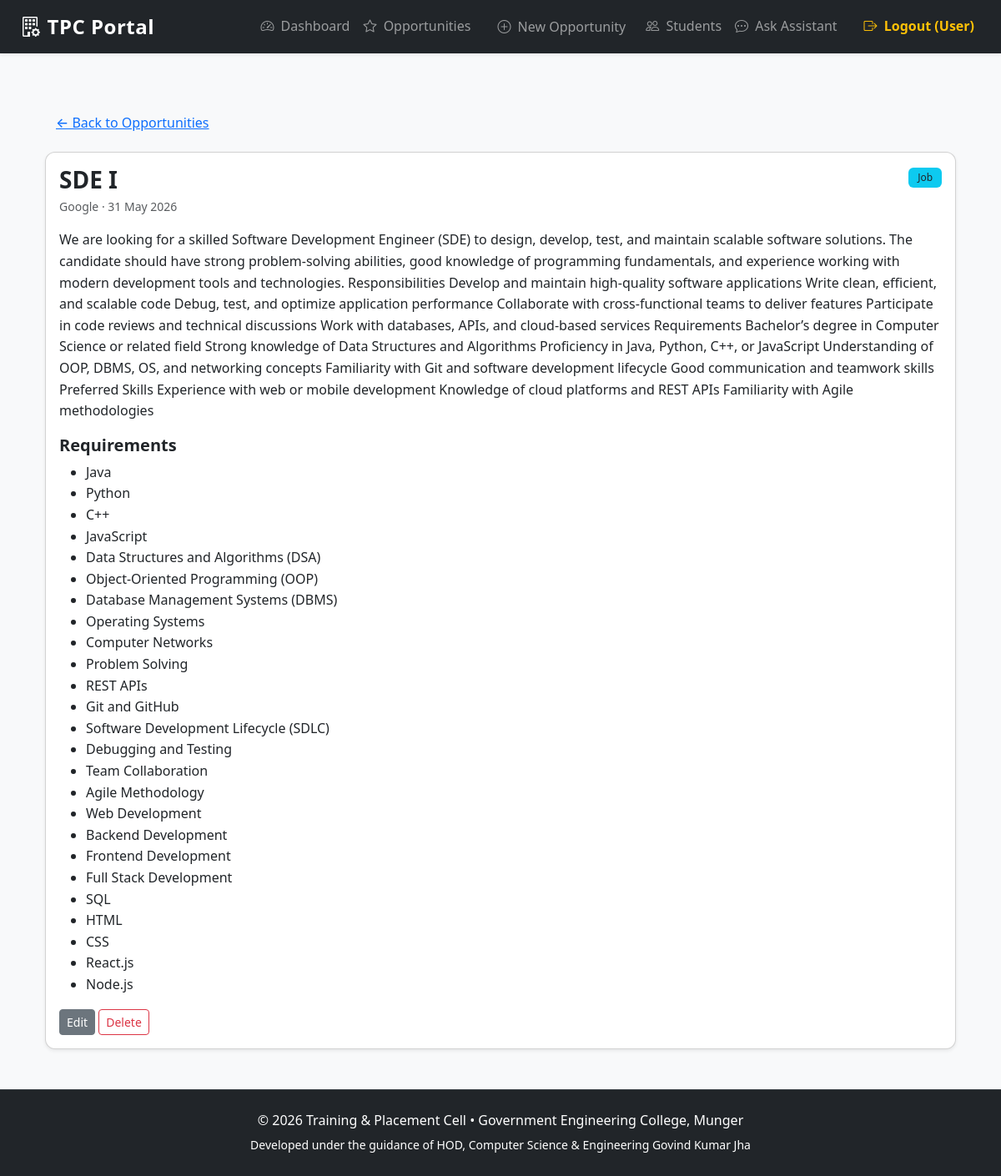
/admin/opportunity/1 (signed in), run on the app's committed database.
### app/models.py (models this page shows, shortened)
class Opportunity(db.Model):
    __tablename__ = 'opportunities'
    id = db.Column(db.Integer, primary_key=True)
    title = db.Column(db.String(200), nullable=False)
    type = db.Column(db.String(50), nullable=False)  # e.g. Job, Internship, Session, Hackathon, Bootcamp, Seminar
    organizer = db.Column(db.String(150))
    company_name = db.Column(db.String(150))
    description = db.Column(db.Text)
    requirements = db.Column(db.Text)  # JSON string or newline-separated list
    date = db.Column(db.DateTime)
    mode = db.Column(db.String(50))
    ctc = db.Column(db.String(50))  # e.g. "12 LPA", "500/month"
    min_cgpa = db.Column(db.Float)  # Minimum CGPA required
    allowed_branches = db.Column(db.Text)  # comma-separated
    deadline = db.Column(db.DateTime)  # Application deadline
    created_at = db.Column(db.DateTime, default=datetime.utcnow)
    def get_requirements_list(self):
        if not self.requirements:
            return []
        try:
            import json
            data = json.loads(self.requirements)
            if isinstance(data, list):
                return data
        except Exception:
            pass
        return [r.strip() for r in self.requirements.splitlines() if r.strip()]

### app/admin/routes.py (the view)
@bp.route('/opportunity/<int:opp_id>')
@admin_required
def view_opportunity(opp_id):
    opp = Opportunity.query.get_or_404(opp_id)
    return render_template('admin/opportunity_detail.html', opportunity=opp)

### app/admin/routes.py (called while the page is built)
def admin_required(f):
    @wraps(f)
    def decorated_function(*args, **kwargs):
        if 'user_id' not in session or session.get('role') != 'Admin':
            flash('You must be an admin to access this page.', 'danger')
            return redirect(url_for('auth.login'))
        return f(*args, **kwargs)
    return decorated_function

### templates/admin/opportunity_detail.html (shortened to what this page needs)
{% extends "base.html" %}
{% block content %}
<div class="container py-4">
    <a href="{{ url_for('admin.opportunities') }}" class="btn btn-link">← Back to Opportunities</a>
    <div class="card shadow-sm mt-3">
        <div class="card-body">
            <div class="d-flex justify-content-between align-items-start mb-2">
                <div>
                    <h3 class="mb-1">{{ opportunity.title }}</h3>
                    <p class="small text-muted mb-0">{{ opportunity.organizer or opportunity.company_name or 'Admin' }} · {{ opportunity.date.strftime('%d %b %Y') if opportunity.date else 'TBA' }}</p>
                </div>
                <div>
                    <span class="badge bg-info text-dark">{{ opportunity.type }}</span>
                </div>
            </div>
            <p class="mt-3">{{ opportunity.description or 'No description provided.' }}</p>
            <h5>Requirements</h5>
            {% set reqs = opportunity.get_requirements_list() %}
            {% if reqs %}
                <ul>
                    {% for r in reqs %}
                        <li>{{ r }}</li>
                    {% endfor %}
                </ul>
            {% else %}
                <p class="text-muted">No specific requirements.</p>
            {% endif %}
            <div class="mt-3">
                <a href="{{ url_for('admin.edit_opportunity', opp_id=opportunity.id) }}" class="btn btn-secondary btn-sm">Edit</a>
                <form action="{{ url_for('admin.delete_opportunity', opp_id=opportunity.id) }}" method="post" class="d-inline">
                    <button class="btn btn-outline-danger btn-sm" onclick="return confirm('Delete this opportunity?')">Delete</button>
                </form>
            </div>
        </div>
    </div>
</div>
{% endblock %}

### static/css/styles.css (style rules this page uses)
:root { --primary: #0d6efd; --primary-dark: #0b5ed7; --success: #198754; --warning: #ffc107; --danger: #dc3545; --info: #0dcaf0; --light-bg: #f8f9fa; --dark-bg: #212529; }
body { font-family: 'Segoe UI', system-ui, -apple-system, sans-serif; background-color: var(--light-bg); color: #333; line-height: 1.6; }
h1, h2, h3, h4, h5, h6 { font-weight: 600; }
.card { border-radius: 12px; overflow: hidden; }
.shadow-sm { box-shadow: 0 0.125rem 0.25rem rgba(0, 0, 0, 0.075) !important; }
.btn { font-weight: 500; transition: all 0.15s ease; white-space: nowrap; }
.badge { font-weight: 500; padding: 0.5em 0.9em; }

### data on the page
Opportunity: title "SDE I", organizer "Google", date "31 May 2026", type "Job", description "We are looking for a skilled Software Development Engineer (SDE) to design, develop, test, and maintain scalable software solutions. The candidate should have strong problem-solving abilities, good knowledge of programming fundamentals, and experience working with modern development tools and technologies. Responsibilities Develop and maintain high-quality software applications Write clean, efficient, and scalable code Debug, test, and optimize application performance Collaborate with cross-functional teams to deliver features Participate in code reviews and technical discussions Work with databases, APIs, and cloud-based services Requirements Bachelor’s degree in Computer Science or…"

### other printed values
{{ session.username if 'username' in session else 'User' }} "User"
{{ r }} "Java" "Python" "C++" "JavaScript" "Data Structures and Algorithms (DSA)" "Object-Oriented Programming (OOP)" "Database Management Systems (DBMS)" "Operating Systems" "Computer Networks" "Problem Solving" "REST APIs" "Git and GitHub" "Software Development Lifecycle (SDLC)" "Debugging and Testing" "Team Collaboration" "Agile Methodology" "Web Development" "Backend Development" "Frontend Development" "Full Stack Development" "SQL" "HTML" "CSS" "React.js" "Node.js"
